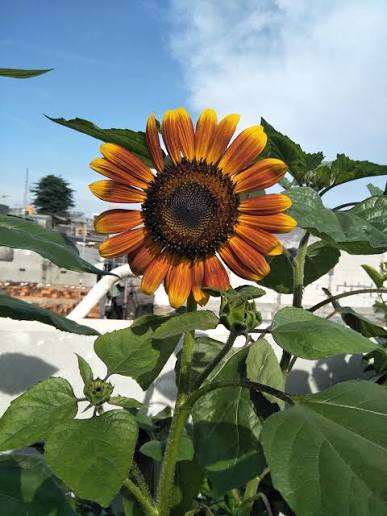
#> input picture Images/flower.jpg, 387 x 516 px, found by its file name
$ python 'lesson31(1).py'
#> lines starting #> are read from the running program, lines starting #| are printed output that depends on the picture
import cv2
image = cv2.imread("Images/flower.jpg")
#> image is the input picture: shape (516, 387, 3); mean B, G, R 114.8, 128.4, 118.4
print("Original shape : ",image.shape)
#| Original shape :  (516, 387, 3)
cv2.imshow("Original image : ",image)
cropped = image[50:250, 100:300]
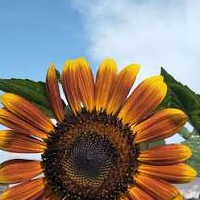
#> cropped: shape (200, 200, 3); mean B, G, R 112.2, 125.1, 140.5
print("Cropped shape : ",cropped.shape)
#| Cropped shape :  (200, 200, 3)
cv2.imshow("Cropped image : ",cropped)
cv2.waitKey(0)
cv2.destroyAllWindows()

$ run again, with Images/mahirat.jpg copied over Images/flower.jpg
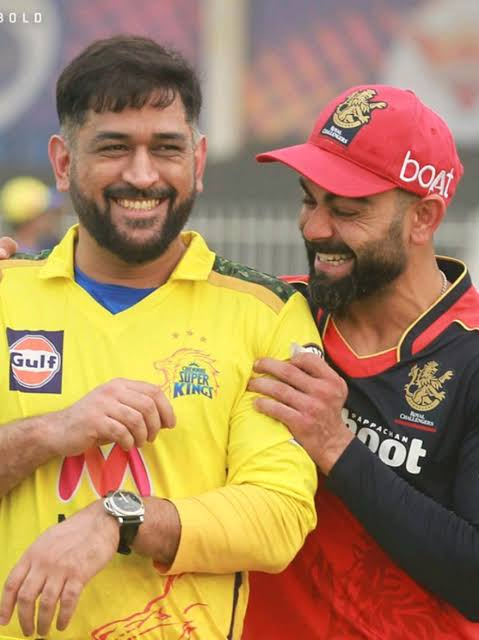
#> input picture Images/mahirat.jpg, 479 x 640 px, found by its file name
#> image is the input picture: shape (640, 479, 3); mean B, G, R 92.6, 133.1, 169.9
#| Original shape :  (640, 479, 3)
#> `cropped = image[50:250, 100:300]`:
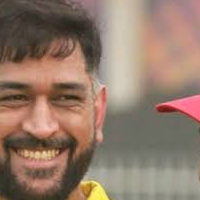
#> cropped: shape (200, 200, 3); mean B, G, R 106.1, 121.7, 145.9
#| Cropped shape :  (200, 200, 3)

$ run again, with Images/person.jpg copied over Images/flower.jpg
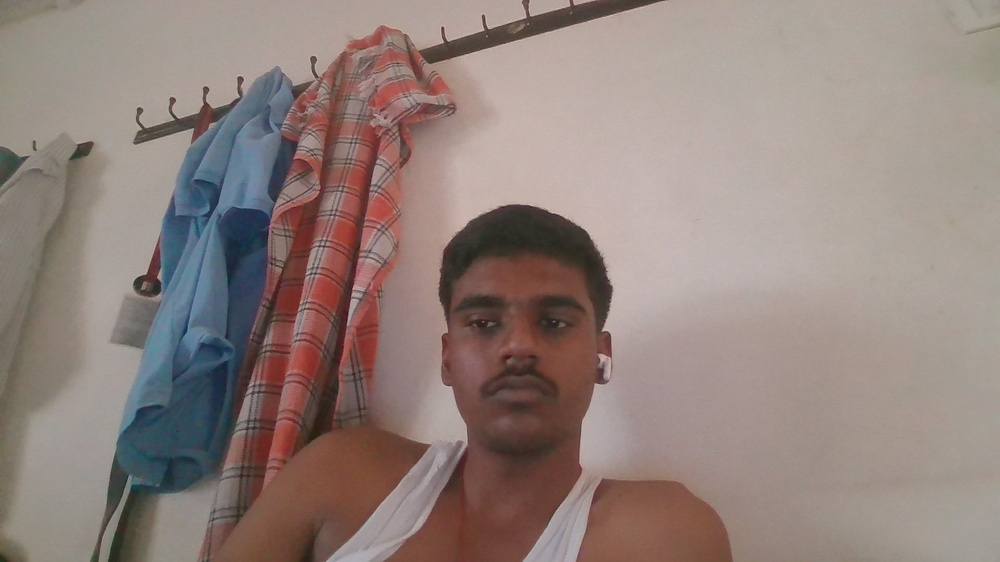
#> input picture Images/person.jpg, 1000 x 562 px, shrunk from 1920 x 1080 before the run, found by its file name
#> image is the input picture: shape (562, 1000, 3); mean B, G, R 124.4, 130, 146
#| Original shape :  (562, 1000, 3)
#> `cropped = image[50:250, 100:300]`:
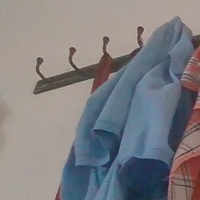
#> cropped: shape (200, 200, 3); mean B, G, R 129.7, 126.3, 127.4
#| Cropped shape :  (200, 200, 3)

$ run again, with Images/persons.jpg copied over Images/flower.jpg
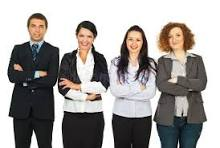
#> input picture Images/persons.jpg, 220 x 148 px, found by its file name
#> image is the input picture: shape (148, 220, 3); mean B, G, R 154.6, 157.1, 160.8
#| Original shape :  (148, 220, 3)
#> `cropped = image[50:250, 100:300]`:
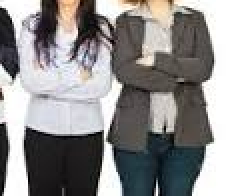
#> cropped: shape (98, 120, 3) (shown 2 times larger); mean B, G, R 142.4, 142.6, 144.1
#| Cropped shape :  (98, 120, 3)
